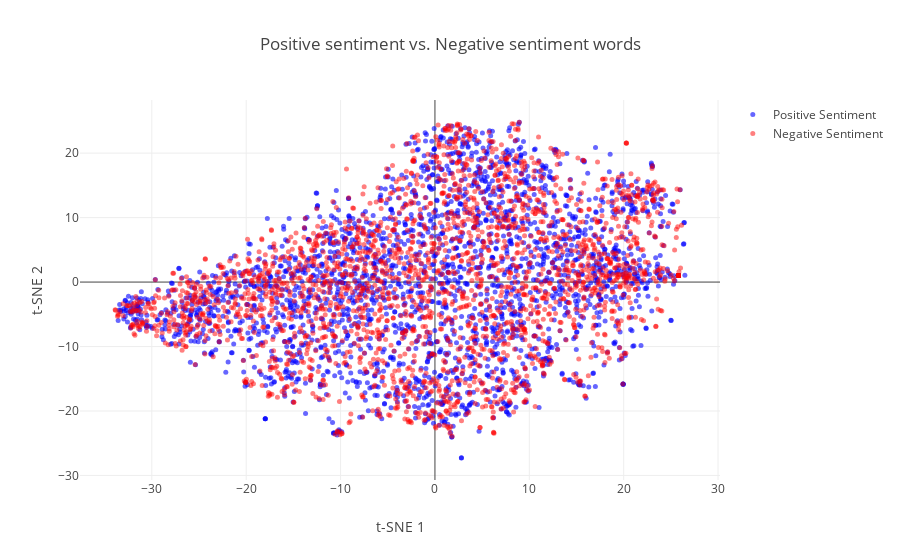

The notebook cell saved with this chart:
### Markdown cell above
## Representing the words based on t-SNE:

### Code cell
represent_words(tsne_lessfrequent_exp[:len(exp_lessfrequent_true_vectors)], tsne_lessfrequent_exp[len(exp_lessfrequent_true_vectors):], exp_true_in_lessfrequent5000, exp_false_in_lessfrequent5000)

### Figure 1 — Plotly figure (JSON) as saved in the notebook; plotly's stock layout.template omitted (floating-point values rounded to 4 significant figures; data arrays with more than 128 entries replaced by an {"elided": "..."} marker saying what was removed)
{"data": [{"marker": {"color": "blue", "opacity": 0.6, "size": 5}, "mode": "markers", "name": "Positive Sentiment", "text": {"elided": "2461 str values"}, "type": "scatter", "uid": "8d70a3c2-3abc-11e9-a0f5-a8667f28bda6", "x": {"elided": "2461 float values"}, "y": {"elided": "2461 float values"}}, {"marker": {"color": "red", "opacity": 0.5, "size": 5}, "mode": "markers", "name": "Negative Sentiment", "text": {"elided": "2461 str values"}, "type": "scatter", "uid": "8d70a638-3abc-11e9-bd77-a8667f28bda6", "x": {"elided": "2461 float values"}, "y": {"elided": "2461 float values"}}], "layout": {"hovermode": "closest", "title": "Positive sentiment vs. Negative sentiment words", "xaxis": {"title": "t-SNE 1"}, "yaxis": {"title": "t-SNE 2"}}}
